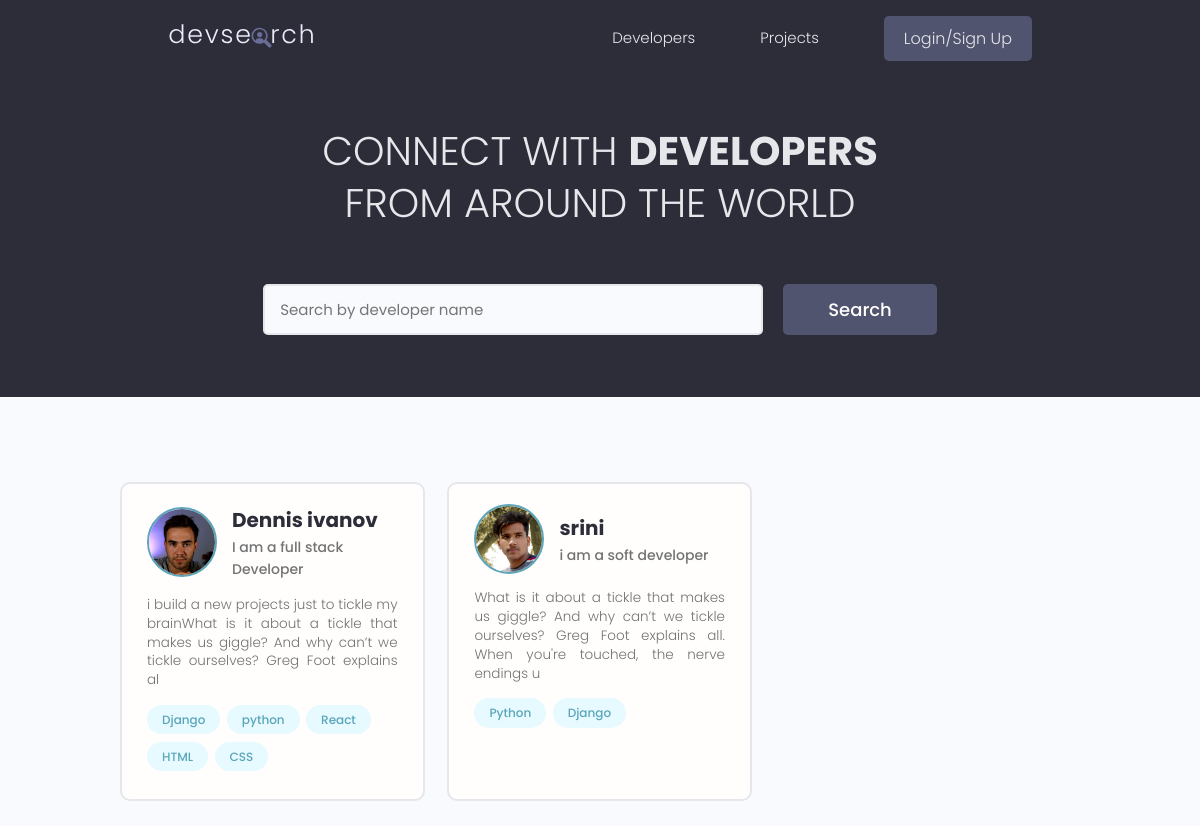
Before: / with the older database file.
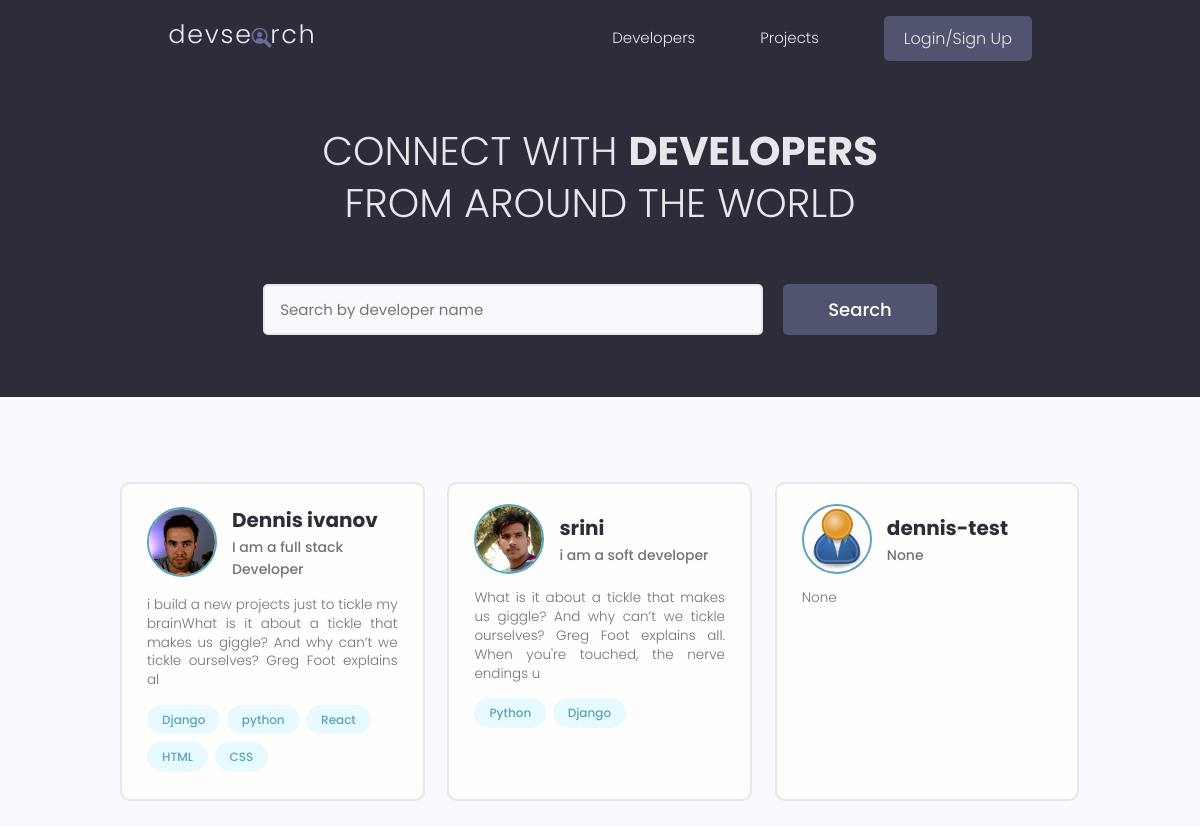
After: the same page with the newer database file.
### users/models.py (models this page shows, shortened)
class Profile(models.Model):
    user = models.OneToOneField(User, on_delete=models.CASCADE, null=True, blank=True)
    name = models.CharField(max_length=200, null=True, blank=True)
    email = models.EmailField(max_length=500, null=True, blank=True)
    username = models.CharField(max_length=200, null=True, blank=True)
    location = models.CharField(max_length=200, null=True, blank=True)
    short_intro = models.CharField(max_length=200, null=True, blank=True)
    bio = models.TextField(null=True, blank=True)
    profile_image = models.ImageField(null=True, blank=True, upload_to='profiles/', default="profiles/user-default.png")
    social_github = models.CharField(max_length=200, null=True, blank=True)
    social_twitter = models.CharField(max_length=200, null=True, blank=True)
    social_linkedin = models.CharField(max_length=200, null=True, blank=True)
    social_youtube = models.CharField(max_length=200, null=True, blank=True)
    social_website = models.CharField(max_length=200, null=True, blank=True)
    created = models.DateTimeField(auto_now_add=True)
    id = models.UUIDField(default=uuid.uuid4, unique=True, primary_key=True, editable=False)

class Skill(models.Model):
    owner = models.ForeignKey(Profile, on_delete=models.CASCADE, null=True, blank=True)
    name = models.CharField(max_length=200, null=True, blank=True)
    description = models.TextField(null=True, blank=True)
    created = models.DateTimeField(auto_now_add=True)
    id = models.UUIDField(default=uuid.uuid4, unique=True, primary_key=True, editable=False)
    def __str__(self):
        return self.name or "Unnamed Skill"

### users/views.py (the view)
# urls.py: path('', views.profiles, name="profiles"),
def profiles(request):
    profiles, serch_query = searchProfiles(request)
    custom_range, profiles = paginateProfiles(request, profiles, 3)
    context = {'profiles': profiles, 'search_query': serch_query,
               'custom_range': custom_range}
    return render(request, 'users/profiles.html' , context)

### users/utils.py (called while the page is built)
def paginateProfiles(request, profiles, results):
    page = request.GET.get('page')
    results_per_page = results
    paginator = Paginator(profiles, results_per_page)
    try:
        profiles = paginator.page(page)
    except PageNotAnInteger:
        profiles = paginator.page(1)
    except EmptyPage:
        profiles = paginator.page(paginator.num_pages)
    current_page = profiles.number
    leftIndex = current_page - 4 if current_page - 4 > 1 else 1
    rightIndex = current_page + 5 if current_page + 5 < paginator.num_pages else paginator.num_pages + 1
    custom_range = range(leftIndex, rightIndex)
    return custom_range, profiles

def searchProfiles(request):
    serch_query =  ''
    if request.GET.get('search_query'):
        serch_query = request.GET.get('search_query')
        print('SERCH:', serch_query)
    skills= Skill.objects.filter(name__icontains=serch_query)
    profiles = Profile.objects.distinct().filter(
        Q(name__icontains=serch_query) |
        Q(short_intro__icontains=serch_query) |
        Q(skill__in=skills)
        )
    return profiles, serch_query

### users/templates/users/profiles.html (shortened to what this page needs)
{% extends 'main.html' %}
{% block content %}
  <main class="home">
    <section class="hero-section text-center">
      <div class="container container--narrow">
        <div class="hero-section__box">
          <h2>CONNECT WITH <span>DEVELOPERS</span></h2>
          <h2>FROM AROUND THE WORLD</h2>
        </div>
        <div class="hero-section__search">
          <form class="form" action="{% url 'profiles' %}" method="get">
            <div class="form__field">
              <input class="input input--text" id="formInput#search" type="text" name="search_query"
                value="{{search_query}}" placeholder="Search by developer name" />
            </div>
            <input class="btn btn--sub btn--lg" type="submit" value="Search" />
          </form>
        </div>
      </div>
    </section>
    <section class="devlist">
      <div class="container">
        <div class="grid grid--three">
          {% for profile in profiles %}
          <div class="column card">
            <div class="dev">
              <a href="{% url 'user-profile' profile.id %}" class="card__body">
                <div class="dev__profile">
                  <img class="avatar avatar--md" src="{{ profile.profile_image.url }}" alt="{{ profile.name }}'s profile" />
                  <div class="dev__meta">
                    <h3> {{ profile.name }} </h3>
                    <h5>{{ profile.short_intro }}</h5>
                  </div>
                </div>
                <p class="dev__info"> {{ profile.bio|slice:"150" }} </p>
                <div class="dev__skills">
                    {% for skill in profile.skill_set.all %}
                  <span class="tag tag--pill tag--main">
                    <small>{{ skill }}  </small>
                  </span>
                  {% endfor %}
                </div>
              </a>
            </div>
          </div>
          {% endfor %}
        </div>
      </div>
    </section>
  </main>
{% endblock %}

### templates/main.html (shortened to what this page needs)
<!DOCTYPE html>
{% load static %}
<html lang="en">
<head>
  <link rel="stylesheet" href="https://cdn.iconmonstr.com/1.3.0/css/iconmonstr-iconic-font.min.css" />
  <link rel="stylesheet" href="{% static 'uikit/styles/uikit.css' %}" />
  <link rel="stylesheet" href="{% static 'styles/app.css' %}" />
</head>
<body>
    {% include 'navbar.html' %}
    {% block content %}
    {% endblock %}
</body>
</html>

### templates/navbar.html (shortened to what this page needs)
{% load static %}
  <header class="header">
    <div class="container container--narrow">
      <a href="{% url 'profiles' %}" class="header__logo">
        <img src="{% static 'images/logo.svg' %}" alt="DevSearch Logo" />
      </a>
      <nav class="header__nav">
        <ul class="header__menu">
          <li class="header__menuItem"><a href="{% url 'profiles' %}">Developers</a></li>
          <li class="header__menuItem"><a href="{% url 'projects' %}">Projects</a></li>
          {% if request.user.is_authenticated %}
          <li class="header__menuItem"><a href="{% url 'inbox' %}">Inbox</a></li>
          <li class="header__menuItem"><a href="{% url 'account'%}">Account</a></li>
          <li class="header__menuItem"><a href="{% url 'logout' %}" class="btn btn--sub">Logout </a></li>
           {% else %}
          <li class="header__menuItem"><a href="{% url 'login' %}" class="btn btn--sub">Login/Sign Up</a></li>
         {% endif %}
        </ul>
      </nav>
    </div>
  </header

### static/styles/app.css (style rules this page uses)
:root { --color-sub: #2d2d39; }
.btn--sub { background-color: var(--color-sub-light); }
.card { border: 2px solid var(--color-light); }
img { width: 100%; }
.header { position: sticky; z-index: 111; background-color: var(--color-sub); padding: 1.5rem 0; }
.header > .container { display: flex; justify-content: space-between; align-items: center; }
.header__logo > img { height: 3.8rem; }
.header__nav > ul { display: inline-flex; align-items: center; list-style: none; gap: 6.5rem; }
.header__menuItem > a { color: var(--color-light); font-weight: 300; }
.hero-section { height: 40vh; display: flex; align-items: center; background-color: var(--color-sub); }
.hero-section__box { margin-bottom: 4rem; }
.hero-section__box > h2, .hero-section__box > h2 > span { font-size: 4rem; color: var(--color-light); line-height: 1.3; text-transform: uppercase; }
.hero-section__box > h2 { font-weight: 300; }
.hero-section__box > h2 > span { font-weight: 700; }
.hero-section__search > .form { display: flex; align-items: center; justify-content: center; gap: 2rem; }
.hero-section__search > .form input.input--text { width: 50rem; }
.devlist { margin-top: 8rem; }
.devlist .grid { align-items: stretch; }
.devlist .dev .dev__profile { display: flex; align-items: center; gap: 1.5rem; }
.devlist .dev .dev__meta h3 { color: var(--color-sub); font-size: 2rem; font-weight: 700; }
.devlist .dev .dev__meta h5 { color: var(--color-text); font-size: 1.4rem; font-weight: 500; }
.devlist .dev .dev__info { margin: 1.5rem 0; font-size: 1.35rem; line-height: 1.4; text-align: justify; }

### static/uikit/styles/modules/_variables.css (style rules this page uses)
:root { --color-main: #5aa5b9; --color-main-light: #e6faff; --color-sub: #3f4156; --color-sub-light: #51546e; --color-sub-lighter: #ededfd; --color-text: #737373; --color-gray: #8b8b8b; --color-light: #e5e7eb; --color-light-gray: #767676; --color-bg: #f8fafd; --color-white: #fffefd; --color-white-light: #f3f3f3; --color-success: #359e64; --color-success-bg: #def8e8; --color-error: #fc4b0b; --color-error-bg: #fff2ee; --font-base: 'Poppins', arial, helvetica, 'Segoe UI', roboto, ubuntu, sans-serif; --font-monospace: 'Fira Code', 'Courier New', courier, monospace; --font-regular: 300; --font-medium: 500; --font-bold: 700; --generic-shadow: 1px 1px 5px #00000010; --generic-transition: all 0.3s ease-in-out; }

### static/uikit/styles/modules/_base.css (style rules this page uses)
* { margin: 0; padding: 0; box-sizing: border-box; text-rendering: optimizeLegibility; color: inherit; font-size: inherit; }
html { font-size: 50%; }
@media only screen and (min-width: 480px) { html { font-size: 56.25%; } }
@media only screen and (min-width: 1200px) { html { font-size: 62.5%; } }
body { line-height: 1.6; font-weight: 400; font-size: 1.5rem; color: var(--color-text); background-color: var(--color-bg); min-height: 100vh; }

### static/uikit/styles/modules/_typography.css (style rules this page uses)
* { font-family: var(--font-base); }
h2 { font-size: 3.6rem; font-weight: var(--font-bold); }
h3 { font-size: 3.2rem; font-weight: var(--font-medium); }
h5 { font-size: 2.4rem; font-weight: var(--font-medium); }
h5, h6 { font-weight: var(--font-regular); }
p, span, strong { font-size: 1.6rem; color: var(--color-text); font-weight: var(--font-regular); }
a { padding-bottom: 2px; text-decoration: none; display: inline-block; color: var(--color-main); font-weight: var(--font-medium); }

### static/uikit/styles/modules/_utilities.css (style rules this page uses)
.container { width: 92%; max-width: 165rem; margin: 0 auto; box-sizing: border-box; }
.container--narrow { width: 92%; max-width: 120rem; }
@media screen and (min-width: 1000px) { .container { width: 90%; } }
@media screen and (min-width: 1000px) { .container--narrow { width: 85%; } }
@media screen and (min-width: 1200px) { .container { width: 80%; } }
@media screen and (min-width: 1200px) { .container--narrow { width: 72%; } }
.text-center { text-align: center; }

### static/uikit/styles/modules/_avatar.css (style rules this page uses)
.avatar { border-radius: 50%; border: 2px solid var(--color-main); object-fit: cover; }
.avatar--md { height: 7rem; width: 7rem; }

### static/uikit/styles/modules/_button.css (style rules this page uses)
.btn { display: inline-block; position: relative; cursor: pointer; background-color: var(--color-light); font-weight: var(--font-medium); color: var(--color-sub); text-decoration: none; padding: 1rem 2rem; border-radius: 0.5rem; border: none; width: -webkit-fit-content; width: -moz-fit-content; width: fit-content; height: -webkit-fit-content; height: -moz-fit-content; height: fit-content; font-size: 1.6rem; outline-width: 0; outline-color: transparent; -webkit-backface-visibility: hidden; backface-visibility: hidden; transition: all 0.3s ease-in-out; }
.btn--sub { background-color: var(--color-sub); color: var(--color-white); }
.btn--lg { font-size: 1.8rem; padding: 1.2rem 4.5rem; }

Changed rows visible on the page:
added Profile: profile_image (placeholder picture), name "dennis-test", short_intro "None", bio "None"
